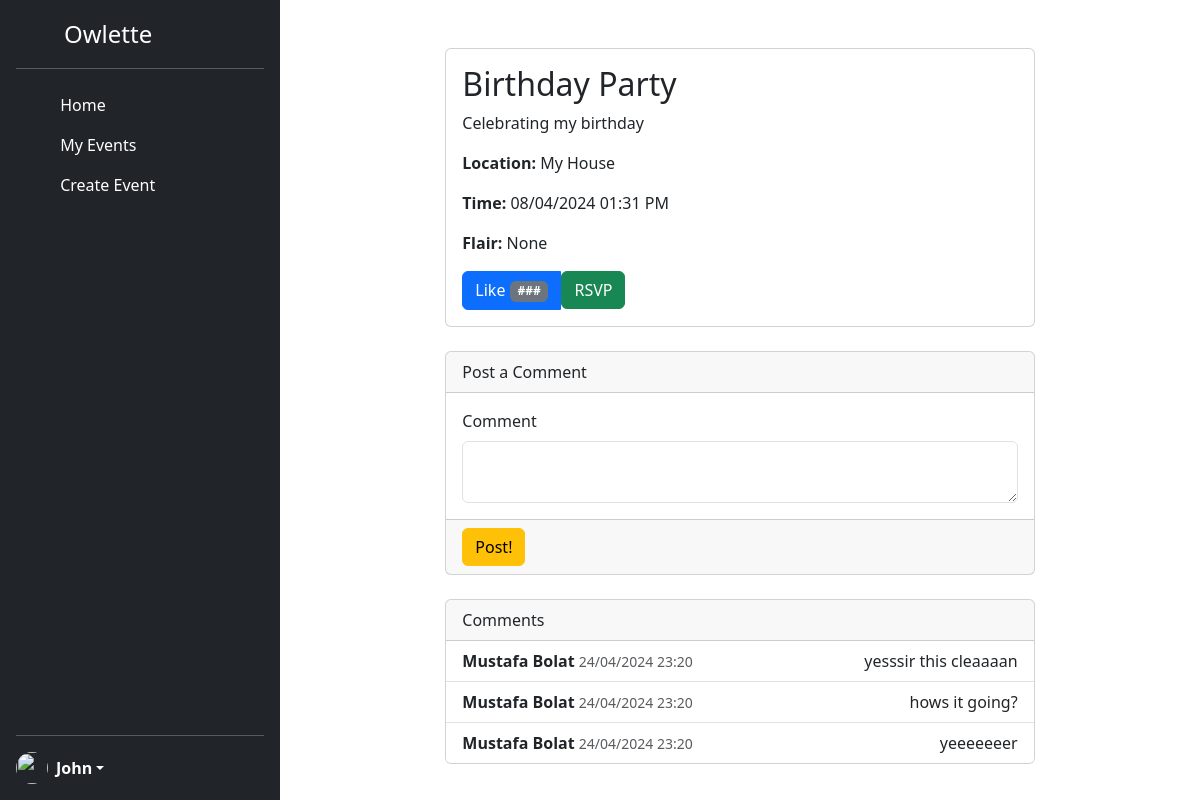
The app's page /eventview/1 (signed in) with its own data.
### models.py (models this page shows, shortened)
class User(db.Model, UserMixin):
    __tablename__ = 'user'
    userid = db.Column(db.Integer,
                   primary_key=True)
    username = db.Column(db.String(40),
                         nullable=False,
                         unique=True)
    email = db.Column(db.String(40),
                      unique=True,
                      nullable=False)
    password = db.Column(db.String(200),
                         unique=False,
                         nullable=False)
    firstname = db.Column(db.String(40),
                         nullable=False)
    lastname = db.Column(db.String(40),
                         nullable=False)
    bio = db.Column(db.String(255),
                         nullable=True)
    created_at = db.Column(db.DateTime,
                           nullable=False,
                           default=datetime.now(pytz.timezone('US/Eastern')))
    ismod = db.Column(db.Boolean,
                           default=False)
    posts = db.relationship('Event', backref='author', lazy='dynamic')

class Event(db.Model):
    __tablename__ = 'event'
    eventID = db.Column(db.Integer, primary_key=True)
    userID = db.Column(db.Integer, db.ForeignKey('user.userid'))
    title = db.Column(db.String(80))
    status = db.Column(db.String(80), default='active')
    description = db.Column(db.String(389))
    eventTime = db.Column(db.DateTime)
    location = db.Column(db.String(80))
    flairone_id = db.Column(db.Integer, db.ForeignKey('flair.flairID'))
    flairtwo_id = db.Column(db.Integer, db.ForeignKey('flair.flairID'))
    flarirthree_id = db.Column(db.Integer, db.ForeignKey('flair.flairID'))
    flairone = db.relationship('Flair', foreign_keys=[flairone_id])
    flairtwo = db.relationship('Flair', foreign_keys=[flairtwo_id])
    flarirthree = db.relationship('Flair', foreign_keys=[flarirthree_id])
    comments = db.relationship('Comment', backref='comments', lazy='dynamic')

class Comment(db.Model):
     __tablename__ = 'comment'
     commentID = db.Column(db.Integer, primary_key=True)
     userID = db.Column(db.Integer, db.ForeignKey('user.userid'))
     eventID = db.Column(db.Integer, db.ForeignKey('event.eventID'))
     message = db.Column(db.String(255))
     timestamp = db.Column(db.DateTime, default=datetime.now(pytz.timezone('US/Eastern')))
     author = db.Relationship('User', backref='author', lazy='joined')

### app.py (the view, shortened to what this page needs)
@app.route('/eventview/<int:eventID>', methods=['GET','POST'])
@login_required
def eventdetailview(eventID):
    form = commentForm(request.form)
    singleEvent = Event.query.get(eventID)
    flairName = singleEvent.flairone.name if singleEvent.flairone else "None"  # Retrieve the flairs for the event
    user_has_rsvped = RSVP.query.filter_by(userID=current_user.userid, eventID=eventID).first() is not None
    return render_template("eventdetailview.html", singleEvent=singleEvent, flairName=flairName,
                user_has_rsvped=user_has_rsvped, form=form)

### forms.py
class commentForm(FlaskForm):
    message = TextAreaField('Comment', validators=[DataRequired(), Length(max=255)])
    submit = SubmitField(label='Post!')

### app.py (called while the page is built)
@login_manager.user_loader
def load_user(userid):
    return User.query.get(int(userid))

### templates/eventdetailview.html (shortened to what this page needs)
{% extends "base.html" %}
{% block content %}
<div class="container">
    <div class="row">
      <div class="col-md-8 mx-auto mt-5">
        <div class="card">
          <div class="card-body">
            <h2 class="card-title">{{singleEvent.title}}</h2>
            <p class="card-text">{{singleEvent.description}}</p>
            <p class="card-text"><strong>Location:</strong> {{singleEvent.location}}</p>
            <p class="card-text"><strong>Time:</strong> {{singleEvent.eventTime.strftime(' %d/%m/%Y %I:%M %p')}}</p>
            <p><strong>Flair:</strong> {{ flairName }}</p>
            <div class="btn-group" role="group" aria-label="Event Actions">
              <button type="button" class="btn btn-primary">
                Like <span class="badge text-bg-secondary">###</span>
              </button>
              <form action="{{ url_for('rsvp_to_event', event_id=singleEvent.eventID) }}" method="post">
                {% if user_has_rsvped %}
                <button type="submit" class="btn btn-danger">
                    <i class="fas fa-times"></i> Cancel RSVP
                </button>
                {% else %}
                <button type="submit" class="btn btn-success">
                     RSVP
                </button>
                {% endif %}
              </form>
            </div>
          </div>
        </div>
        <div class="card mt-4">
          <div class="card-header">
              <div class="col-auto me-auto">Post a Comment</div>
          </div>
          <div class='card-body'>
              <form method="POST">
                {{ form.message.label(class="form-label") }}
                {{ form.message(class="form-control")  }}
          </div>
          <div class='card-footer'>
            {{ form.submit(class="btn btn-warning") }}
          </div>
        </div>
        <div class="card mt-4">
          <div class="card-header">
            Comments
          </div>
          <ul class="list-group list-group-flush">
            {% for comment in singleEvent.comments%}
            <li class="list-group-item">
              <div class="d-flex justify-content-between">
                <div>
                  <strong>{{comment.author.firstname}} {{comment.author.lastname}}</strong>
                  <small class="text-muted">{{ comment.timestamp.strftime(' %d/%m/%Y %H:%M ') }}</small>
                </div>
                <div>
                  <span>{{comment.message}}</span>
                </div>
              </div>
            </li>
            {% endfor %}
          </ul>
        </div>
      </div>
    </div>
  </div>
{% endblock %}

### templates/base.html (shortened to what this page needs)
<!DOCTYPE html>
<lang="en">
<head>
    <link rel="stylesheet" href="{{ url_for('static', filename='style.css') }}">
    <link href="https://cdn.jsdelivr.net/npm/bootstrap@5.3.3/dist/css/bootstrap.min.css" rel="stylesheet">
    <link href="https://cdn.jsdelivr.net/npm/bootstrap@5.3.3/dist/css/bootstrap.min.css" rel="stylesheet">
</head>
<body>
<div class="d-flex flex-row" style="">
  <div class="d-flex flex-column flex-shrink-0 p-3 text-white bg-dark" style="width: 280px; height: 100vh">
      <a href="/" class="d-flex align-items-center mb-3 mb-md-0 me-md-auto text-white text-decoration-none">
        <svg class="bi me-2" width="40" height="32"><use xlink:href="LOGO"/></svg>
        <span class="fs-4">Owlette</span>
      </a>
      <hr>
      <ul class="nav nav-pills flex-column mb-auto">
        <li class="nav-item">
          <a href="/home" class="nav-link text-white {{ 'active' if request.path == '/home' else '' }}"
          aria-current="page">
            <svg class="bi me-2" width="16" height="16"><use xlink:href="#home"/></svg>
            Home
          </a>
        </li>
       <li>
          <a href="/myevents" class="nav-link text-white {{ 'active' if request.path == '/myevents' else '' }}"
          aria-current="page">
            <svg class="bi me-2" width="16" height="16"><use xlink:href="#speedometer2"/></svg>
            My Events
          </a>
        </li>
        <li>
          <a href="/create-event" class="nav-link text-white {{ 'active' if request.path == '/create-event' else '' }}"
          aria-current="page">
            <svg class="bi me-2" width="16" height="16"><use xlink:href="#table"/></svg>
            Create Event
          </a>
        </li>
      </ul>
      <hr>
      <div class="dropdown">
        <a href="#" class="d-flex align-items-center text-white text-decoration-none dropdown-toggle" role="button" id="dropdownUser1" data-bs-toggle="dropdown" aria-haspopup="true" aria-expanded="false">
          <img src="https://github.com/mdo.png" alt="" width="32" height="32" class="rounded-circle me-2">
          {% if current_user.is_authenticated %}
            <strong>
                {{ current_user.firstname }}
            </strong>
          {% else %}
            <strong>
                User
            </strong>
          {% endif %}
        </a>
      </div>
  </div>
  {% block content %}
  {% endblock %}
</div>
</body>
</html>

### records on screen
User: firstname "John"
Event: title "Birthday Party", description "Celebrating my birthday", location "My House", eventTime "08/04/2024 01:31 PM"
Comment: author.firstname "Mustafa", author.lastname "Bolat", timestamp "24/04/2024 23:20", message "yesssir this cleaaaan"
Comment: author.firstname "Mustafa", author.lastname "Bolat", timestamp "24/04/2024 23:20", message "hows it going?"
Comment: author.firstname "Mustafa", author.lastname "Bolat", timestamp "24/04/2024 23:20", message "yeeeeeeer"

### other values on screen
{{ flairName }} "None"
